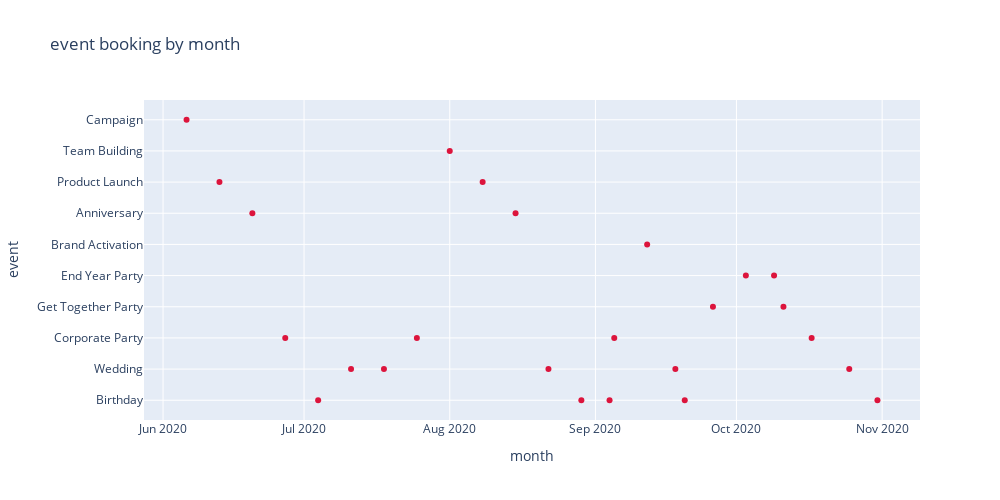

The cell this chart's notebook holds for it:
### Code cell
import plotly.express as px

px.scatter(df,              # our dataframe
       x="bookingdate",         # x will be the 'event' column of the dataframe
       y="event",   # y will be the 'bookingdate' column of the dataframe
       title=f"event booking by month",
       labels={"bookingdate": "month","event": "event"}, # the axis names
       color_discrete_sequence=["crimson"], # the colors used
       height=500,
       width=1000)

### Figure 1 — Plotly figure (JSON) as saved in the notebook; plotly's stock layout.template omitted (floating-point values rounded to 4 significant figures)
{"data": [{"hovertemplate": "month=%{x}<br>event=%{y}<extra></extra>", "legendgroup": "", "marker": {"color": "crimson", "symbol": "circle"}, "mode": "markers", "name": "", "orientation": "v", "showlegend": false, "type": "scatter", "x": ["2020-10-31", "2020-10-25", "2020-10-17", "2020-10-11", "2020-10-09", "2020-10-03", "2020-09-26", "2020-09-20", "2020-09-18", "2020-09-12", "2020-09-05", "2020-09-04", "2020-08-29", "2020-08-22", "2020-08-15", "2020-08-08", "2020-08-01", "2020-07-25", "2020-07-18", "2020-07-11", "2020-07-04", "2020-06-27", "2020-06-20", "2020-06-13", "2020-06-06"], "xaxis": "x", "y": ["Birthday", "Wedding", "Corporate Party", "Get Together Party", "End Year Party", "End Year Party", "Get Together Party", "Birthday", "Wedding", "Brand Activation", "Corporate Party", "Birthday", "Birthday", "Wedding", "Anniversary", "Product Launch", "Team Building", "Corporate Party", "Wedding", "Wedding", "Birthday", "Corporate Party", "Anniversary", "Product Launch", "Campaign"], "yaxis": "y"}], "layout": {"height": 500, "legend": {"tracegroupgap": 0}, "title": {"text": "event booking by month"}, "width": 1000, "xaxis": {"anchor": "y", "domain": [0, 1], "title": {"text": "month"}}, "yaxis": {"anchor": "x", "domain": [0, 1], "title": {"text": "event"}}}}
